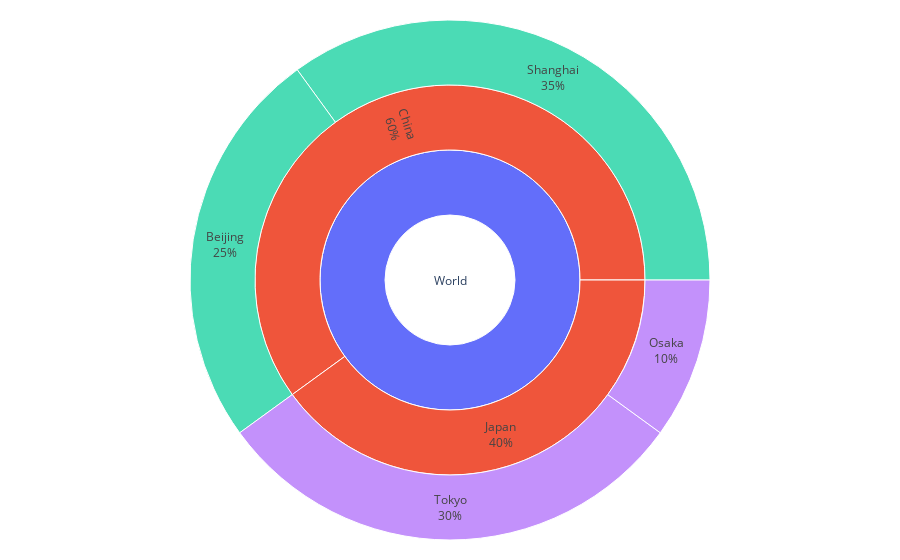

Write notebook code for a chart like this one.
### Code cell
import plotly.express as px
import pandas as pd

# 示例层级：Region > Country > City
data = [
    ["World", "Asia", None, 100],
    ["Asia", "China", None, 60],
    ["Asia", "Japan", None, 40],
    ["China", "Beijing", None, 25],
    ["China", "Shanghai", None, 35],
    ["Japan", "Tokyo", None, 30],
    ["Japan", "Osaka", None, 10],
]
# Plotly sunburst 需要每个节点的label、父节点、以及数值；根节点父亲为空
df = pd.DataFrame(data, columns=["parent", "label", "dummy", "value"])

fig = px.sunburst(
    df,
    names="label",
    parents="parent",
    values="value",
    color="parent",  # 可选：按父类着色
    branchvalues="total",  # 子值之和等于父值（常用）。另有'remainder'
)
fig.update_traces(textinfo="label+percent root")  # 显示标签和相对根的百分比
fig.update_layout(margin=dict(t=20, l=20, r=20, b=20))
fig.show()

### Figure 1 — Plotly figure (JSON) as saved in the notebook; plotly's stock layout.template omitted (floating-point values rounded to 4 significant figures)
{"data": [{"branchvalues": "total", "domain": {"x": [0, 1], "y": [0, 1]}, "hovertemplate": "label=%{label}<br>value=%{value}<br>parent=%{parent}<extra></extra>", "labels": ["Asia", "China", "Japan", "Beijing", "Shanghai", "Tokyo", "Osaka"], "marker": {"colors": ["#636efa", "#EF553B", "#EF553B", "#00cc96", "#00cc96", "#ab63fa", "#ab63fa"]}, "name": "", "parents": ["World", "Asia", "Asia", "China", "China", "Japan", "Japan"], "textinfo": "label+percent root", "type": "sunburst", "values": [100, 60, 40, 25, 35, 30, 10]}], "layout": {"legend": {"tracegroupgap": 0}, "margin": {"b": 20, "l": 20, "r": 20, "t": 20}}}
